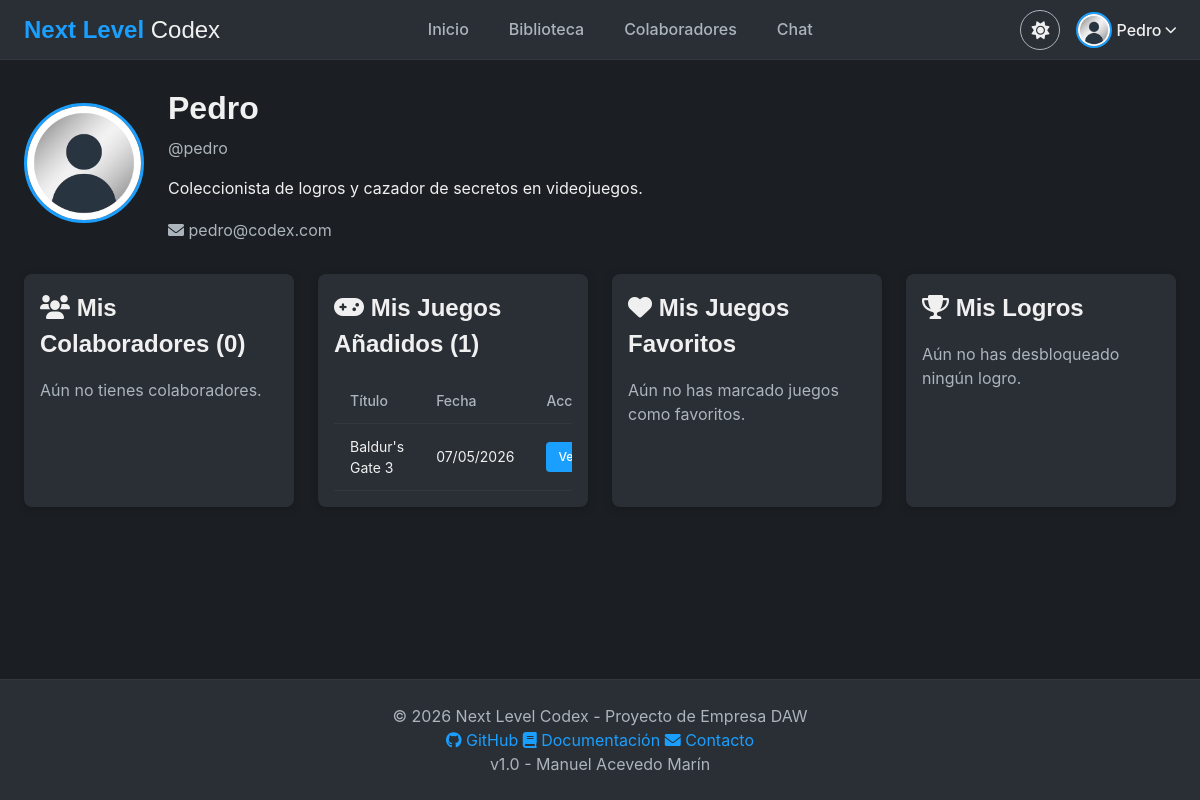
Page /vistas/perfil.php (signed in) on the committed database.
### tables this page shows
CREATE TABLE `usuarios` (
  `id` int(11) NOT NULL,
  `user` varchar(50) NOT NULL,
  `email` varchar(100) NOT NULL,
  `pass` varchar(255) NOT NULL,
  `nombre` varchar(100) NOT NULL,
  `level` int(11) NOT NULL DEFAULT 1 COMMENT '0=Admin, 1=Usuario normal',
  `amigos` text DEFAULT NULL,
  `ultima_conexion` datetime DEFAULT NULL,
  `conectado` int(11) DEFAULT 0,
  `ban_hasta` datetime DEFAULT NULL,
  `avatar` varchar(255) DEFAULT 'default.jpg' COMMENT 'Nombre del archivo de avatar',
  `bio` text DEFAULT NULL COMMENT 'Descripción del perfil',
  `idioma` varchar(5) DEFAULT 'es' COMMENT 'Idioma preferido (es / en)',
  `perfil_publico` tinyint(1) NOT NULL DEFAULT 0 COMMENT '1 = perfil visible para otros usuarios'
);

CREATE TABLE `juegos` (
  `id` int(11) NOT NULL,
  `titulo` varchar(150) NOT NULL,
  `desarrollador` varchar(100) DEFAULT NULL,
  `distribuidora` varchar(100) DEFAULT NULL,
  `fecha_lanzamiento` date DEFAULT NULL,
  `genero` varchar(50) DEFAULT NULL,
  `descripcion` text DEFAULT NULL,
  `portada` varchar(255) DEFAULT 'default_game.jpg',
  `mapa_imagen` varchar(255) DEFAULT NULL,
  `enlace_compra` varchar(500) DEFAULT NULL,
  `creador_id` int(11) NOT NULL,
  `fecha_creacion` datetime DEFAULT current_timestamp(),
  `tiene_items` tinyint(1) NOT NULL DEFAULT 0 COMMENT '1 = tiene elementos (armas, cartas...)',
  `nombre_items` varchar(50) DEFAULT 'Armas' COMMENT 'Nombre del tipo de elemento (Armas, Cartas, Hechizos...)',
  `tiene_personajes` tinyint(1) NOT NULL DEFAULT 0 COMMENT '1 = tiene personajes / NPCs',
  `tiene_mapa` tinyint(1) NOT NULL DEFAULT 0 COMMENT '1 = tiene mapa propio',
  `en_desarrollo` tinyint(1) NOT NULL DEFAULT 0,
  `trailer` varchar(500) DEFAULT NULL COMMENT 'Enlace al tráiler (YouTube, etc.)'
);

### modelos/modelo_juegos.php (called while the page is built, shortened)
<?php
class ModeloJuegos
{
    private $db;
    public function __construct()
    {
        global $db;
        $this->db = $db;
    }
    public function obtenerFavoritos($id_usuario)
    {
        $filt = $this->db->prepare("SELECT j.* FROM juegos j INNER JOIN favoritos f ON j.id = f.id_juego WHERE f.id_usuario = ? ORDER BY f.fecha DESC");
        $filt->bind_param("i", $id_usuario);
        $filt->execute();
        return $filt->get_result()->fetch_all(MYSQLI_ASSOC);
    }
}
?>

### vistas/perfil.php (the view, shortened to what this page needs)
<?php
include "../sec/sec.php";
include "../modelos/modelo_juegos.php";
$stmt = $db->prepare("SELECT id, user, nombre, email, avatar, bio, level, amigos, conectado FROM usuarios WHERE id = ?");
$stmt->bind_param("i", $_SESSION['id']);
$stmt->execute();
$usuario = $stmt->get_result()->fetch_assoc();
$colaboradores = [];
$juegos = [];
if ($_SESSION['level'] <= 1) {
    $stmt = $db->prepare("SELECT id, titulo, fecha_creacion FROM juegos WHERE creador_id = ? ORDER BY fecha_creacion DESC");
    $stmt->bind_param("i", $_SESSION['id']);
    $stmt->execute();
    $juegos = $stmt->get_result()->fetch_all(MYSQLI_ASSOC);
}
include "../sec/header.php";
?>
<div class="main-container">
    <div class="perfil-header">
        <img src="../assets/img/avatars/<?php echo htmlspecialchars($usuario['avatar'] ?: 'default.jpg'); ?>"
            alt="Avatar" class="perfil-avatar" onerror="this.src='../assets/img/avatars/default.jpg'">
        <div class="perfil-info">
            <h1><?php echo htmlspecialchars($usuario['nombre']); ?></h1>
            <p class="text-muted">@<?php echo htmlspecialchars($usuario['user']); ?></p>
            <?php if (!empty($usuario['bio'])): ?>
                <p class="perfil-bio"><?php echo nl2br(htmlspecialchars($usuario['bio'])); ?></p>
            <?php else: ?>
                <p class="text-muted"><em>Sin biografía</em></p>
            <?php endif; ?>
            <p class="text-muted">
                <i class="fas fa-envelope"></i> <?php echo htmlspecialchars($usuario['email']); ?>
            </p>
        </div>
    </div>
    <div class="perfil-secciones">
        <div class="card" style="flex: 1;">
            <div class="card-body">
                <h2><i class="fas fa-users"></i> Mis Colaboradores (<?php echo count($colaboradores); ?>)</h2>
                <?php if (count($colaboradores) > 0): ?>
                    <div class="lista-colaboradores">
                        <?php foreach ($colaboradores as $col): ?>
                            <div class="colaborador-item">
                                <img src="../assets/img/avatars/<?php echo htmlspecialchars($col['avatar'] ?: 'default.jpg'); ?>"
                                    alt="Avatar" class="mini-avatar" onerror="this.src='../assets/img/avatars/default.jpg'">
                                <span>
                                    <?php echo htmlspecialchars($col['nombre']); ?>
                                    (@<?php echo htmlspecialchars($col['user']); ?>)
                                    <?php if ($col['conectado'] == 1): ?>
                                        <span style="color: var(--success);"><i class="fas fa-circle"></i> Conectado</span>
                                    <?php else: ?>
                                        <span class="text-muted"><i class="far fa-circle"></i> Desconectado</span>
                                    <?php endif; ?>
                                </span>
                            </div>
                        <?php endforeach; ?>
                    </div>
                <?php else: ?>
                    <p class="text-muted">Aún no tienes colaboradores.</p>
                <?php endif; ?>
            </div>
        </div>
        <?php if ($_SESSION['level'] <= 1): ?>
            <div class="card" style="flex: 1;">
                <div class="card-body">
                    <h2><i class="fas fa-gamepad"></i> Mis Juegos Añadidos (<?php echo count($juegos); ?>)</h2>
                    <?php if (count($juegos) > 0): ?>
                        <div class="table-container">
                            <table class="table">
                                <thead>
                                    <tr>
                                        <th>Título</th>
                                        <th>Fecha</th>
                                        <th>Acción</th>
                                    </tr>
                                </thead>
                                <tbody>
                                    <?php foreach ($juegos as $juego): ?>
                                        <tr>
                                            <td><?php echo htmlspecialchars($juego['titulo']); ?></td>
                                            <td><?php echo date('d/m/Y', strtotime($juego['fecha_creacion'])); ?></td>
                                            <td><a href="ficha_juego.php?id=<?php echo $juego['id']; ?>"
                                                    class="btn btn-sm btn-primary">Ver</a></td>
                                        </tr>
                                    <?php endforeach; ?>
                                </tbody>
                            </table>
                        </div>
                    <?php else: ?>
                        <p class="text-muted">No has añadido ningún juego.</p>
                    <?php endif; ?>
                </div>
            </div>
        <?php endif; ?>
        <div class="card" style="flex: 1;">
            <div class="card-body">
                <h2><i class="fas fa-heart"></i> Mis Juegos Favoritos</h2>
                <?php
                $modeloJuegos = new ModeloJuegos();
                $favoritos = $modeloJuegos->obtenerFavoritos($_SESSION['id']);
                if (count($favoritos) > 0):
                    ?>
                    <div class="lista-colaboradores">
                        <?php foreach ($favoritos as $fav): ?>
                            <div class="colaborador-item">
                                <i class="fas fa-gamepad"></i>
                                <span>
                                    <?= htmlspecialchars($fav['titulo']) ?>
                                </span>
                                <a href="ficha_juego.php?id=<?= $fav['id'] ?>" class="btn btn-sm btn-primary"
                                    style="margin-left: auto;">Ver</a>
                            </div>
                        <?php endforeach; ?>
                    </div>
                <?php else: ?>
                    <p class="text-muted">Aún no has marcado juegos como favoritos.</p>
                <?php endif; ?>
            </div>
        </div>
        <div class="card" style="flex: 1;">
            <div class="card-body">
                <h2><i class="fas fa-trophy"></i> Mis Logros</h2>
                <?php
                $stmtLogros = $db->prepare("SELECT l.id as id_logro, l.nombre, l.descripcion, l.icono, lu.fecha_obtencion
                            FROM logros_usuarios lu
                            JOIN logros l ON lu.id_logro = l.id
                            WHERE lu.id_usuario = ?
                            ORDER BY lu.fecha_obtencion DESC");
                $stmtLogros->bind_param("i", $_SESSION['id']);
                $stmtLogros->execute();
                $logrosObtenidos = $stmtLogros->get_result()->fetch_all(MYSQLI_ASSOC);
                $logrosObtenidosIds = array_column($logrosObtenidos, 'id_logro');
                if (count($logrosObtenidos) > 0): ?>
                    <div class="logros-grid"
                        style="display: grid; grid-template-columns: repeat(auto-fill, minmax(80px, 1fr)); gap: var(--spacing-sm); margin-top: var(--spacing-md);">
                        <?php foreach ($logrosObtenidos as $logro): ?>
                            <div class="logro-item" style="text-align: center; padding: var(--spacing-sm);"
                                title="<?= htmlspecialchars($logro['descripcion']) ?>">
                                <i class="fas fa-<?= htmlspecialchars($logro['icono']) ?>"
                                    style="font-size: 24px; color: var(--warning); display: block; margin-bottom: 4px;"></i>
                                <span style="font-size: 11px; display: block; line-height: 1.2;">
                                    <?= htmlspecialchars($logro['nombre']) ?>
                                </span>
                                <span style="font-size: 10px; color: var(--text-secondary);">
                                    <?= date('d/m/Y', strtotime($logro['fecha_obtencion'])) ?>
                                </span>
                            </div>
                        <?php endforeach; ?>
                    </div>
                    <details style="margin-top: var(--spacing-md);">
                        <summary style="cursor: pointer; color: var(--text-secondary); font-size: 14px;">Ver todos los
                            logros disponibles</summary>
                        <div class="logros-grid"
                            style="display: grid; grid-template-columns: repeat(auto-fill, minmax(80px, 1fr)); gap: var(--spacing-sm); margin-top: var(--spacing-sm);">
                            <?php
                            $stmtTodos = $db->query("SELECT * FROM logros ORDER BY id");
                            while ($logro = $stmtTodos->fetch_assoc()):
                                $obtenido = in_array($logro['id'], $logrosObtenidosIds);
                                ?>
                                <div class="logro-item"
                                    style="text-align: center; padding: var(--spacing-sm); opacity: <?= $obtenido ? 1 : 0.3 ?>;"
                                    title="<?= htmlspecialchars($logro['descripcion']) ?>">
                                    <i class="fas fa-<?= htmlspecialchars($logro['icono']) ?>"
                                        style="font-size: 24px; color: var(--warning); display: block; margin-bottom: 4px;"></i>
                                    <span style="font-size: 11px; display: block; line-height: 1.2;">
                                        <?= htmlspecialchars($logro['nombre']) ?>
                                    </span>
                                </div>
                            <?php endwhile; ?>
                        </div>
                    </details>
                <?php else: ?>
                    <p class="text-muted">Aún no has desbloqueado ningún logro.</p>
                <?php endif; ?>
            </div>
        </div>
    </div>
</div>
<?php include "../sec/footer.php"; ?>

### assets/css/main.css (style rules this page uses)
:root { --bg-primary: #1b1f23; --bg-secondary: #2a2f35; --bg-tertiary: #32383e; --text-primary: #f0f0f0; --text-secondary: #acb4bc; --accent-primary: #1a9fff; --accent-hover: #4db8ff; --success: #a4d007; --danger: #d94141; --warning: #e9b741; --font-heading: 'Poppins', sans-serif; --font-body: 'Inter', sans-serif; --font-mono: 'Roboto Mono', monospace; --spacing-xs: 4px; --spacing-sm: 8px; --spacing-md: 16px; --spacing-lg: 24px; --spacing-xl: 32px; --border-radius: 4px; --border-radius-lg: 8px; }
* { margin: 0; padding: 0; box-sizing: border-box; }
body { background-color: var(--bg-primary); color: var(--text-primary); font-family: var(--font-body); line-height: 1.5; min-height: 100vh; transition: background-color 0.2s ease, color 0.2s ease; }
h1, h2, h3, h4, h5, h6 { font-family: var(--font-heading); font-weight: 600; margin-bottom: var(--spacing-md); color: var(--text-primary); }
a { color: var(--accent-primary); text-decoration: none; transition: color 0.2s ease; }
.text-muted { color: var(--text-secondary); }

### assets/css/components.css (style rules this page uses)
.btn { display: inline-block; padding: 10px 20px; font-family: var(--font-body); font-size: 14px; font-weight: 500; text-align: center; border: none; border-radius: var(--border-radius); cursor: pointer; transition: background-color 0.2s ease, transform 0.1s ease, color 0.2s ease; background-color: var(--bg-tertiary); color: var(--text-primary); }
.btn-primary { background-color: var(--accent-primary); color: white; }
.btn-sm { padding: 6px 12px; font-size: 12px; }
.card { background-color: var(--bg-secondary); border-radius: var(--border-radius-lg); overflow: hidden; box-shadow: 0 2px 8px rgba(0, 0, 0, 0.2); transition: transform 0.2s ease, box-shadow 0.2s ease; }
.card-body { padding: var(--spacing-md); }
.table-container { overflow-x: auto; }
.table { width: 100%; border-collapse: collapse; font-size: 14px; }
.table th { text-align: left; padding: 12px 16px; background-color: var(--bg-secondary); color: var(--text-secondary); font-weight: 500; border-bottom: 1px solid var(--bg-tertiary); }
.table td { padding: 12px 16px; border-bottom: 1px solid var(--bg-tertiary); color: var(--text-primary); }

### assets/css/layout.css (style rules this page uses)
.main-container { max-width: 1400px; margin: 0 auto; padding: var(--spacing-lg); }
body { display: flex; flex-direction: column; min-height: 100vh; }
.main-container { flex: 1 0 auto; width: 100%; max-width: 1400px; margin: 0 auto; padding: var(--spacing-lg); }

### assets/css/perfil.css (style rules this page uses)
.perfil-header { display: flex; gap: var(--spacing-lg); margin-bottom: var(--spacing-xl); flex-wrap: wrap; align-items: center; }
.perfil-avatar { width: 120px; height: 120px; border-radius: 50%; object-fit: cover; border: 3px solid var(--accent-primary); }
.perfil-info h1 { margin-bottom: var(--spacing-xs); }
.perfil-bio { margin: var(--spacing-md) 0; line-height: 1.6; }
.perfil-secciones { display: flex; gap: var(--spacing-lg); flex-wrap: wrap; }

### assets/css/colaboradores.css (style rules this page uses)
body { display: flex; flex-direction: column; min-height: 100vh; }
.main-container { flex: 1; }

### rows in the picture
usuarios: avatar (placeholder picture), nombre "Pedro", user "pedro", bio "Coleccionista de logros y cazador de secretos en videojuegos.", email "pedro@codex.com"
juegos: titulo "Baldur's Gate 3", fecha_creacion "07/05/2026"

### other values in the picture
$_SESSION["nombre"] "Pedro"
count($colaboradores) "0"
count($juegos) "1"
